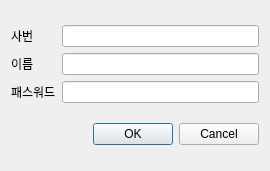
<?xml version="1.0" encoding="UTF-8"?>
<ui version="4.0">
 <class>join_popup</class>
 <widget class="QDialog" name="join_popup">
  <property name="geometry">
   <rect>
    <x>0</x>
    <y>0</y>
    <width>270</width>
    <height>171</height>
   </rect>
  </property>
  <property name="windowTitle">
   <string>Dialog</string>
  </property>
  <layout class="QGridLayout" name="gridLayout_2">
   <item row="0" column="0">
    <layout class="QGridLayout" name="gridLayout">
     <item row="2" column="0">
      <widget class="QLabel" name="label_3">
       <property name="text">
        <string>패스워드</string>
       </property>
      </widget>
     </item>
     <item row="1" column="0">
      <widget class="QLabel" name="label_2">
       <property name="text">
        <string>이름</string>
       </property>
      </widget>
     </item>
     <item row="0" column="0">
      <widget class="QLabel" name="label">
       <property name="text">
        <string>사번</string>
       </property>
      </widget>
     </item>
     <item row="0" column="1">
      <widget class="QLineEdit" name="LE_number"/>
     </item>
     <item row="1" column="1">
      <widget class="QLineEdit" name="LE_name"/>
     </item>
     <item row="2" column="1">
      <widget class="QLineEdit" name="LE_password">
       <property name="echoMode">
        <enum>QLineEdit::Password</enum>
       </property>
      </widget>
     </item>
    </layout>
   </item>
   <item row="1" column="0">
    <widget class="QDialogButtonBox" name="buttonBox">
     <property name="orientation">
      <enum>Qt::Horizontal</enum>
     </property>
     <property name="standardButtons">
      <set>QDialogButtonBox::Cancel|QDialogButtonBox::Ok</set>
     </property>
    </widget>
   </item>
  </layout>
 </widget>
 <resources/>
 <connections>
  <connection>
   <sender>buttonBox</sender>
   <signal>accepted()</signal>
   <receiver>join_popup</receiver>
   <slot>accept()</slot>
   <hints>
    <hint type="sourcelabel">
     <x>248</x>
     <y>254</y>
    </hint>
    <hint type="destinationlabel">
     <x>157</x>
     <y>274</y>
    </hint>
   </hints>
  </connection>
  <connection>
   <sender>buttonBox</sender>
   <signal>rejected()</signal>
   <receiver>join_popup</receiver>
   <slot>reject()</slot>
   <hints>
    <hint type="sourcelabel">
     <x>316</x>
     <y>260</y>
    </hint>
    <hint type="destinationlabel">
     <x>286</x>
     <y>274</y>
    </hint>
   </hints>
  </connection>
 </connections>
</ui>
